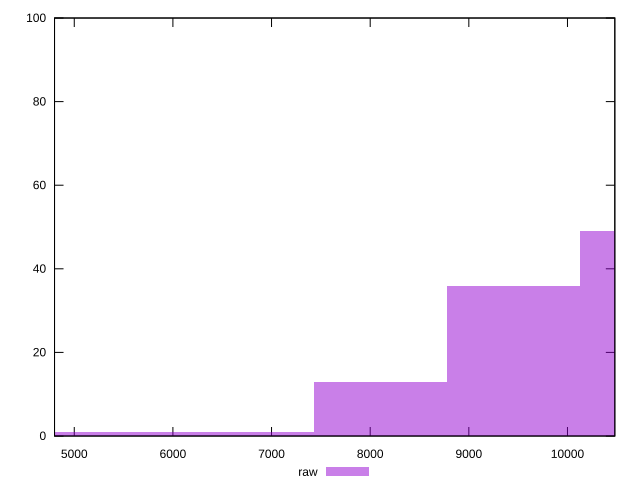

Source code (gnuplot):
reset

$raw <<EOF
10805.482157964323 49
5402.7410789821615 1
9454.796888218783 36
8104.111618473242 13
6753.426348727702 1
EOF

set key outside below
set boxwidth 1350.6852697455404
set xrange [4800:10480]
set yrange [0:100]
set trange [0:100]
set style fill transparent solid 0.5 noborder
set terminal svg size 640, 490 enhanced background rgb 'white'
set output "reprap/uses-text-compression/samples/pages+cached+noexternal+nomedia+nocss/raw/histogram.svg"

plot $raw title "raw" with boxes

reset
